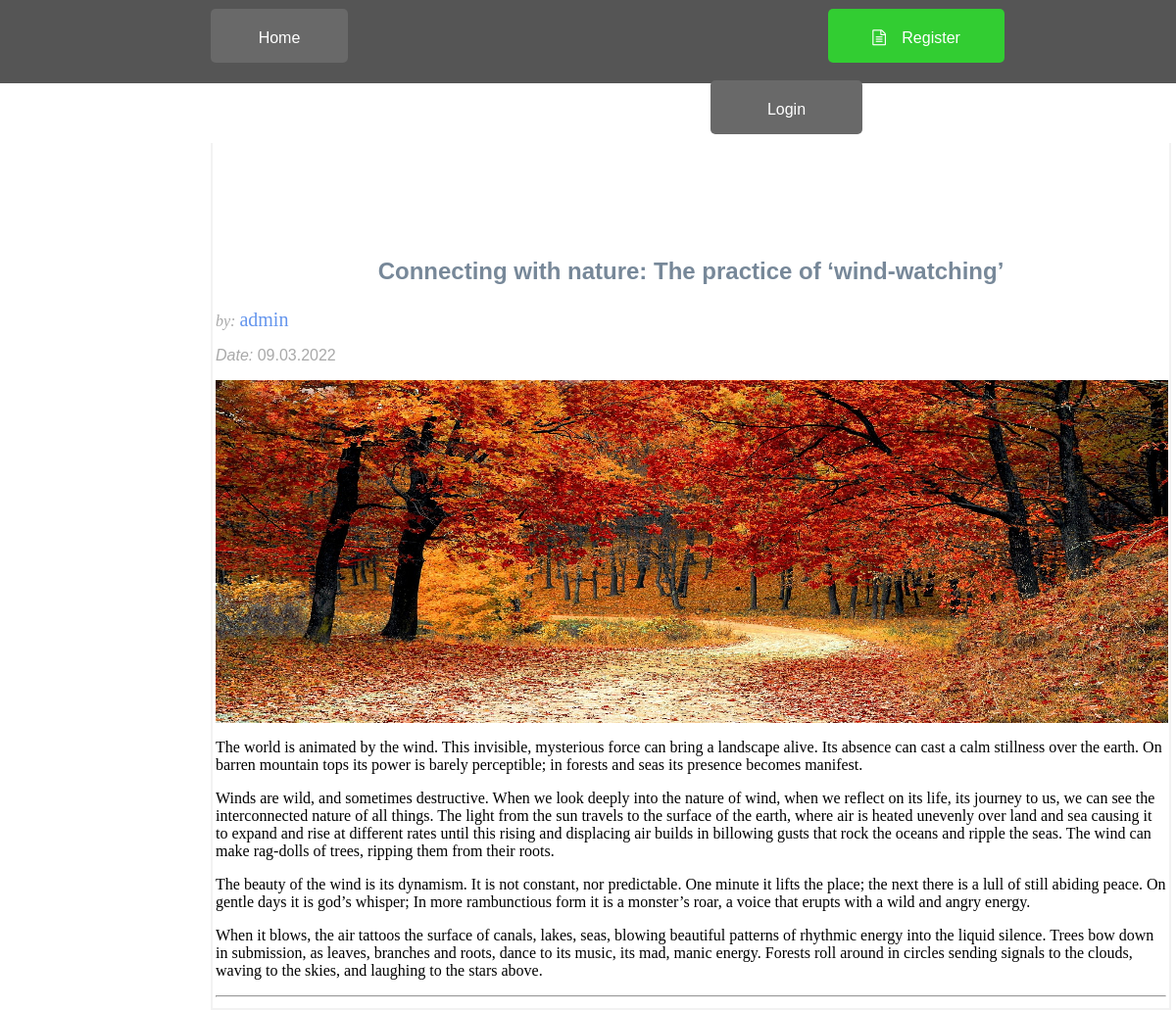
The app's page /posts.php?p_id=156 with its own data.
### tables this page shows
CREATE TABLE `posts` (
  `post_id` int(3) NOT NULL,
  `post_category_id` int(3) NOT NULL,
  `post_title` varchar(255) NOT NULL,
  `post_author` varchar(255) NOT NULL,
  `post_date` text NOT NULL,
  `post_image` text NOT NULL,
  `post_content` text NOT NULL,
  `post_tags` varchar(255) NOT NULL
);

### posts.php (the view, shortened to what this page needs)
<?php include "includes/header.php";?>
            <div >
<section id="field1">
<?php
    if(isset($_GET['p_id'])){
        $get_post_id = $_GET['p_id'];
    }
                $query = "SELECT * FROM posts WHERE post_id = {$get_post_id}";
                $select_all_posts = mysqli_query($connection, $query);
    while($post_row = mysqli_fetch_assoc($select_all_posts)){
        $post_title = $post_row['post_title'];
        $post_author = $post_row['post_author'];
        $post_date = $post_row['post_date'];
        $post_content = $post_row['post_content'];
        $post_image = $post_row['post_image'];
?>
                <br>
                <br>
                <br>
                <br>
                <br>
                <h2>
                    <p id="title_t"> <?php echo $post_title ?></p>
                </h2>
                <p id="title_a" class="lead">by: <span id="title_a_a"><?php echo $post_author ?></span>
                </p>
<p id="title_d"><span id="title_d_d">Date:&nbsp;</span><?php echo $post_date ?></p>
                <img class="img-post" src="images/<?php echo $post_image;?>" alt="">
                <p id="title_c"><?php echo $post_content ?></p>
  <?php  }  ?>
                <hr>
             </section>
            </div>
<?php include "includes/footer.php";?>

### includes/header.php (shortened to what this page needs)
<!DOCTYPE html>
<html lang="en">
<head>
<link rel="stylesheet" href="css/css.css" type="text/css">
<link rel="stylesheet" href="http://cdnjs.cloudflare.com/ajax/libs/font-awesome/4.4.0/css/font-awesome.min.css">
</head>
<body>
<div class="navbar" id="navbar">
<a class="lg_out_main_home" href="index.php">Home</a>
<?php if(isset($_SESSION['username']) && !empty($_SESSION['username']) )
{
?>
      <a class="lg_out_main" style="float: right" href="includes/logOut.php">Log Out</a> <h4 style="float: right" class="s_log_w">  <?php echo $_SESSION['username'];?> </h4><i style="float: right" class="s_log_w"> Welcome:&nbsp; </i>
<?php }else { ?>
     <a style="" class="lg_out_main_reg"  href="registerPage.php"><i class="fa fa-file-text-o">&nbsp;&nbsp;&nbsp;</i> Register</a>
     <a class="lg_out_main" style="float: right" href="includes/loginPage.php">Login</a>
<?php } ?>
</div>

### includes/footer.php
</body>
</html>

### css/css.css (style rules this page uses)
.navbar { line-height: 30px; background-color: #555; font-family: Arial, Helvetica, sans-serif; height: 85px; }
body { margin:0; }
.navbar a { float: left; font-size: 16px; color: white; text-align: center; padding: 15px 10px; text-decoration: none; }
.lg_out_main { width: inherit; font-size: 16px; margin: 14px 10px; display: inline-block; text-align: center; width: 155px; height: 55px; border: 0px solid #555; border-radius: 5px; box-sizing: border-box; margin-top: 9px; margin-bottom: 9px; resize: vertical; cursor: pointer; background-color: dimgray; color: white; margin-right: 320px; }
.lg_out_main_home { width: inherit; font-size: 16px; margin: 14px 10px; display: inline-block; text-align: center; width: 140px; height: 55px; border: 0px solid #555; border-radius: 5px; box-sizing: border-box; margin-top: 9px; margin-bottom: 9px; resize: vertical; cursor: pointer; background-color: dimgray; color: white; margin-left: 215px; }
.lg_out_main_reg { font-size: 16px; display: inline-block; text-align: center; width: 180px; height: 55px; border: 0px solid #555; border-radius: 5px; box-sizing: border-box; margin-top: 9px; margin-bottom: 9px; resize: vertical; cursor: pointer; background-color: dimgray; color: white; margin-left: 480px; background-color: limegreen; }
section, input { -moz-box-sizing: border-box; -webkit-box-sizing: border-box; box-sizing: border-box; }
section { padding: 3px; margin:0; float: left; }
#field1 { width: 980px; margin-left: 215px; border-right: 2px solid #f2f2f2; border-left: 2px solid #f2f2f2; border-bottom: 2px solid #f2f2f2; }
.img-post { display: block; position: inherit; width: 972px; height: 350px; margin-left: 0px !important; }
#title_t { text-decoration: none; font-family: Arial, Helvetica, sans-serif; color: lightslategray; text-align: center; }
#title_a { text-decoration: none; color: darkgray; font-style: italic; }
#title_a_a { text-decoration: none; color: cornflowerblue; font-size: 20px; font-style: normal; }
#title_d { font-family: Arial, Helvetica, sans-serif; color: darkgray; font-style: normal; }
#title_d_d { font-family: Arial, Helvetica, sans-serif; color: darkgray; font-style: italic; }
#title_c { font-family: Arial, Helvetica, sans-serif; }

### records on screen
posts: post_title "Connecting with nature: The practice of ‘wind-watching’", post_author "admin", post_date "09.03.2022", post_image (picture), post_content "The world is animated by the wind. This invisible, mysterious force can bring a landscape alive. Its absence can cast a calm stillness over the earth. On barren mountain tops its power is barely perceptible; in forests and seas its presence becomes manifest. Winds are wild, and sometimes destructive. When we look deeply into the nature of wind, when we reflect on its life, its journey to us, we can see the interconnected nature of all things. The light from the sun travels to the surface of the earth, where air is heated unevenly over land and sea causing it to expand and rise at different rates until this rising and displacing air builds in billowing gusts that rock the oceans and ripple…"
